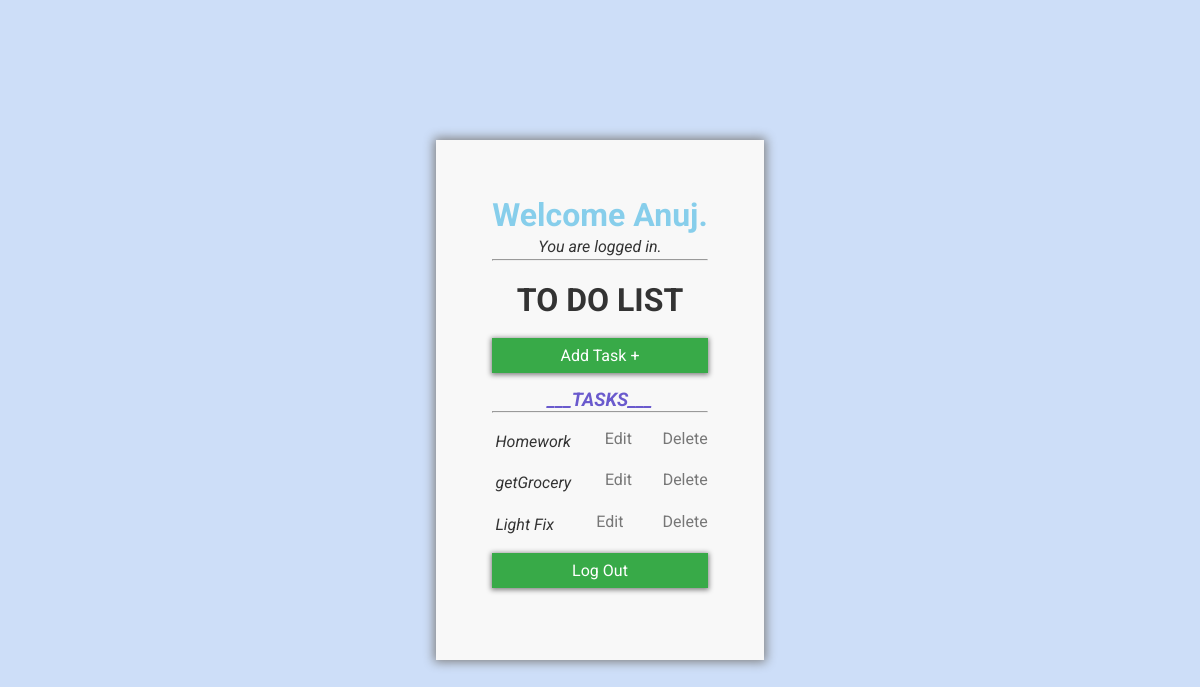
The app's page / (signed in) with its own data.
### base/models.py (models this page shows, shortened)
class Task(models.Model):
    user        = models.ForeignKey(User, on_delete=models.CASCADE, null=True, blank=True)
    title       = models.CharField(max_length=150)
    description = models.TextField(max_length=400, null=True, blank=True)
    complete    = models.BooleanField(default=False)
    create      = models.DateTimeField(auto_now_add=True)
    class Meta:
        ordering = ['complete']

### base/views.py (the view)
# urls.py: path('', TaskList.as_view(), name='tasks'),
class TaskList(LoginRequiredMixin,ListView):
    model               = Task
    context_object_name = 'tasks'
    def get_context_data(self, **kwargs):
        context = super().get_context_data(**kwargs)
        context['tasks'] = context['tasks'].filter(user=self.request.user)
        return context

### base/templates/base/task_list.html
{% extends 'base/main.html' %}
{% block content %}
<div class="box">
    <h1 class="welcome" >Welcome {{request.user}}.</h1>
    <p>You are logged in.</p>
    <hr>
    <h1 class="todo">TO DO LIST</h1>
    <div class="addtask">
        <a href="{% url 'task-create' %}">Add Task +</a>
    </div>
    <h3 style="font-style: italic; color:slateblue">___TASKS___</h3>
    <hr>
        {% for task in tasks %}
        <div class="content">
            <div class="title">
                <p>{{task.title}}</p>
            </div>
            <a class="edit e" href="{% url 'task-update' task.id %}">Edit</a>
            <a class="edit d" href="{% url 'task-delete' task.id %}">Delete</a>
        </div>
        {% empty %}
        <h3>No Items in the list</h3>
        {%endfor%}
        <div class="addtask">
            <a href="{% url 'logout' %}">Log Out</a>
        </div>
</div>
    {% endblock content %}

### base/templates/base/main.html (style rules this page uses)
* { margin: 0;padding: 0;font-family: 'Roboto', sans-serif; }
body { background: rgb(205, 222, 248); color: #333; }
a { text-decoration: none; color: white; }
.box { padding: 3.5em; box-shadow: 0 0 10px 2px gray; background: rgb(248, 248, 248); }
h1,h2,h3 { text-align: center; }
.todo { margin: .6em 0; }
.edit { color: #777; }
.welcome { color: skyblue; }
.addtask { padding: .5em; background: rgb(56, 170, 72); margin: 1em 0 ; text-align: center; box-shadow: 0 1px 5px 1px gray; cursor: pointer; }
p { font-style: italic; text-align: center; margin: .2em; }
.content { margin-top: 1em; display: flex; width: 100%; justify-content: space-between; }

### records on screen
Task: title "Homework"
Task: title "getGrocery"
Task: title "Light Fix"

### other values on screen
{{ request.user }} "Anuj"
